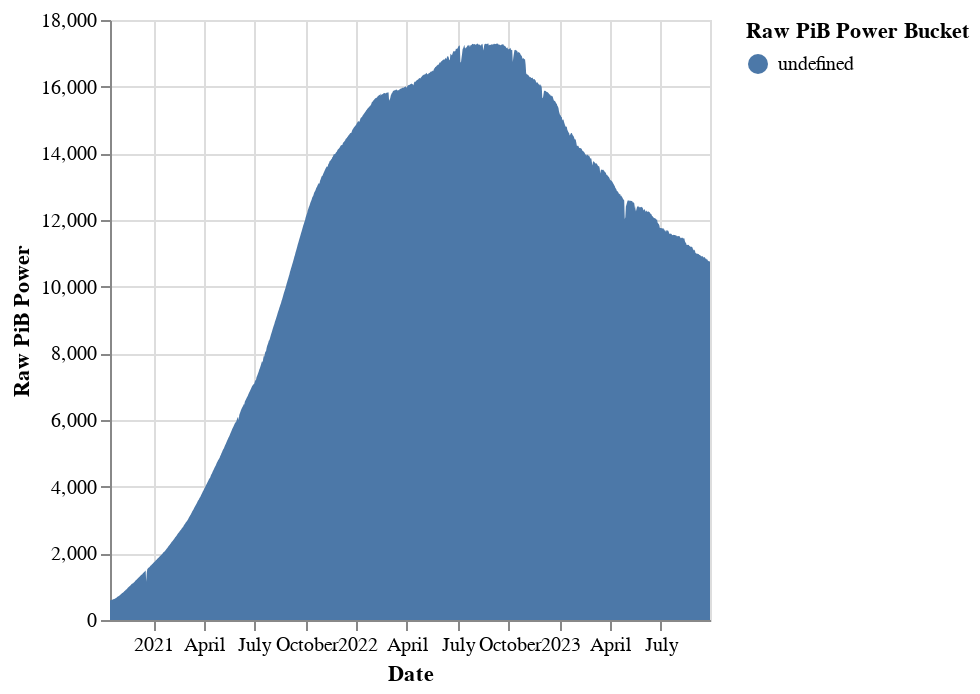

Notebook source saved alongside this figure:
### Markdown cell above
::: {layout="[ [1,1], [1] ]"}

### Code cell
# | output: true

display(Markdown(f"### Storage Provider Raw PiB Power"))

c = (
    alt.Chart(
        storage_provider_power_df.groupby(
            "date").sum()["raw_power_pibs"].reset_index()
    )
    .mark_area()
    .encode(
        x=alt.X("date:T", title="Date"),
        y=alt.Y("raw_power_pibs:Q", title="Raw PiB Power"),
        tooltip=["date", "raw_power_pibs"],
        color=alt.Color("raw_power_pibs_bucket:N",
                        title="Raw PiB Power Bucket"),
    )
    .properties(width="container")
)

c.display()

### Figure 1 — Vega-Lite specification as saved in the notebook (floating-point values rounded to 4 significant figures; data arrays with more than 128 entries replaced by an {"elided": "..."} marker saying what was removed)
{"config": {"view": {"continuousWidth": 300, "continuousHeight": 300}}, "data": {"name": "data-ee22fc29204e869f64336fde17801348"}, "mark": {"type": "area"}, "encoding": {"color": {"field": "raw_power_pibs_bucket", "title": "Raw PiB Power Bucket", "type": "nominal"}, "tooltip": [{"field": "date", "type": "temporal"}, {"field": "raw_power_pibs", "type": "quantitative"}], "x": {"field": "date", "title": "Date", "type": "temporal"}, "y": {"field": "raw_power_pibs", "title": "Raw PiB Power", "type": "quantitative"}}, "width": "container", "$schema": "https://vega.github.io/schema/vega-lite/v5.14.1.json", "datasets": {"data-ee22fc29204e869f64336fde17801348": {"elided": "1078 records"}}}
